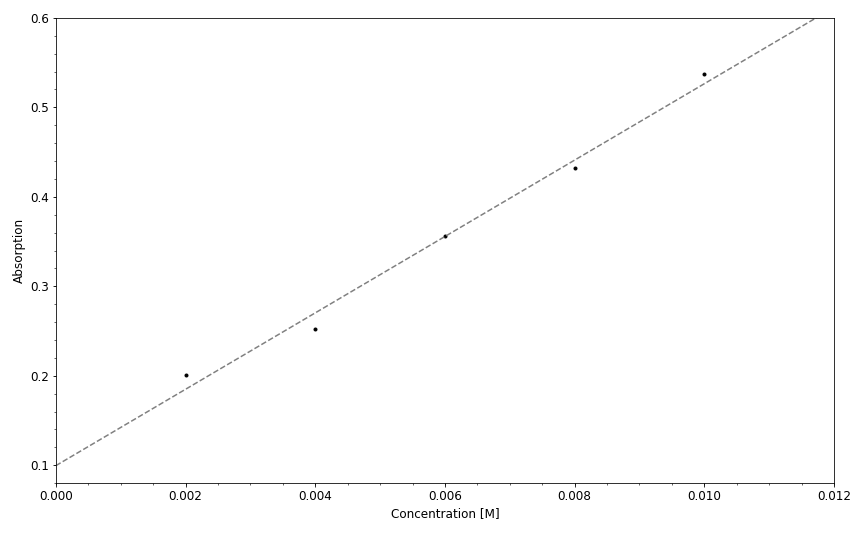

Python code for this plot:
# -*- coding: utf-8 -*-
"""
Created on Mon Feb 25 13:34:07 2019

@author: jorge
"""

import numpy as np
import matplotlib as mpl
import matplotlib.pyplot as plt
import matplotlib.ticker as mtick
from scipy.optimize import curve_fit

golden_ratio = (np.sqrt(5) + 1) / 2
width = 12
height = width / golden_ratio

mpl.rcParams['font.size'] = 12
mpl.rcParams['figure.titlesize'] = 'large'
mpl.rcParams['legend.fontsize'] = 'small'
mpl.rcParams['figure.figsize'] = (width, height)

def linear(x, c0, c1):
    return c0 + c1 * x

c = np.array([0.01, 0.008, 0.006, 0.004, 0.002])

t = np.array([29, 37, 44, 56, 63])

a = 2 - np.log10(t)

#e = a / b / c

param, error = curve_fit(linear, c, a)

b = 1.27 # cm

epsilon = param[1] / b

print('Linear Model Slope:', param[1])
print('Molar Absorptivity:', epsilon)

x = np.linspace(0, 0.012, num = 500)
fig, ax = plt.subplots()
ax.scatter(c, a, marker='.', color='black')
ax.plot(x, linear(x, param[0], param[1]), '--', color='gray')
ax.set_xlabel('Concentration [M]')
ax.set_ylabel('Absorption')
ax.xaxis.set_minor_locator(mtick.MultipleLocator(0.0005))
ax.yaxis.set_minor_locator(mtick.MultipleLocator(0.02))
ax.set_xlim(0, 0.012)
ax.set_ylim(0.08, 0.6)
plt.tight_layout()
